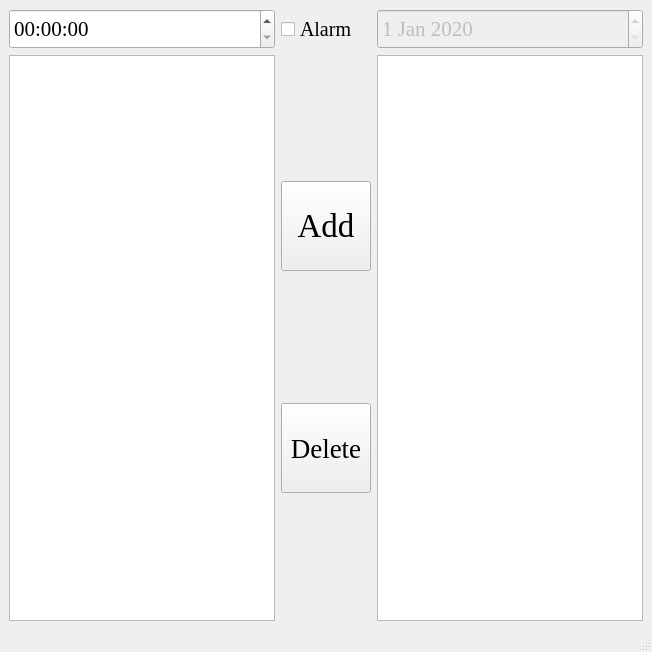
<?xml version="1.0" encoding="UTF-8"?>
<ui version="4.0">
 <class>MainWindow</class>
 <widget class="QMainWindow" name="MainWindow">
  <property name="geometry">
   <rect>
    <x>0</x>
    <y>0</y>
    <width>652</width>
    <height>652</height>
   </rect>
  </property>
  <property name="minimumSize">
   <size>
    <width>652</width>
    <height>652</height>
   </size>
  </property>
  <property name="windowTitle">
   <string>MyTimer</string>
  </property>
  <widget class="QWidget" name="centralwidget">
   <layout class="QGridLayout" name="gridLayout_2">
    <item row="0" column="0">
     <layout class="QGridLayout" name="gridLayout">
      <item row="1" column="2">
       <layout class="QVBoxLayout" name="verticalLayout">
        <item>
         <widget class="QPushButton" name="AddButton">
          <property name="sizePolicy">
           <sizepolicy hsizetype="Minimum" vsizetype="Fixed">
            <horstretch>0</horstretch>
            <verstretch>0</verstretch>
           </sizepolicy>
          </property>
          <property name="minimumSize">
           <size>
            <width>90</width>
            <height>90</height>
           </size>
          </property>
          <property name="baseSize">
           <size>
            <width>0</width>
            <height>0</height>
           </size>
          </property>
          <property name="font">
           <font>
            <family>Times New Roman</family>
            <pointsize>25</pointsize>
           </font>
          </property>
          <property name="autoFillBackground">
           <bool>false</bool>
          </property>
          <property name="text">
           <string>Add</string>
          </property>
          <property name="iconSize">
           <size>
            <width>20</width>
            <height>20</height>
           </size>
          </property>
          <property name="autoDefault">
           <bool>false</bool>
          </property>
          <property name="default">
           <bool>false</bool>
          </property>
          <property name="flat">
           <bool>false</bool>
          </property>
         </widget>
        </item>
        <item>
         <widget class="QPushButton" name="DeleteButton">
          <property name="sizePolicy">
           <sizepolicy hsizetype="Minimum" vsizetype="Fixed">
            <horstretch>0</horstretch>
            <verstretch>0</verstretch>
           </sizepolicy>
          </property>
          <property name="minimumSize">
           <size>
            <width>90</width>
            <height>90</height>
           </size>
          </property>
          <property name="font">
           <font>
            <family>Times New Roman</family>
            <pointsize>20</pointsize>
           </font>
          </property>
          <property name="text">
           <string>Delete</string>
          </property>
         </widget>
        </item>
       </layout>
      </item>
      <item row="0" column="1">
       <widget class="QTimeEdit" name="timeEdit">
        <property name="minimumSize">
         <size>
          <width>0</width>
          <height>40</height>
         </size>
        </property>
        <property name="font">
         <font>
          <family>Times New Roman</family>
          <pointsize>16</pointsize>
         </font>
        </property>
       </widget>
      </item>
      <item row="0" column="3">
       <widget class="QDateEdit" name="dateEdit">
        <property name="enabled">
         <bool>false</bool>
        </property>
        <property name="minimumSize">
         <size>
          <width>0</width>
          <height>40</height>
         </size>
        </property>
        <property name="font">
         <font>
          <family>Times New Roman</family>
          <pointsize>16</pointsize>
         </font>
        </property>
        <property name="dateTime">
         <datetime>
          <hour>0</hour>
          <minute>0</minute>
          <second>0</second>
          <year>2020</year>
          <month>1</month>
          <day>1</day>
         </datetime>
        </property>
        <property name="minimumDateTime">
         <datetime>
          <hour>0</hour>
          <minute>0</minute>
          <second>0</second>
          <year>2020</year>
          <month>1</month>
          <day>1</day>
         </datetime>
        </property>
       </widget>
      </item>
      <item row="0" column="2">
       <widget class="QCheckBox" name="AlarmBox">
        <property name="minimumSize">
         <size>
          <width>0</width>
          <height>40</height>
         </size>
        </property>
        <property name="font">
         <font>
          <family>Times New Roman</family>
          <pointsize>15</pointsize>
         </font>
        </property>
        <property name="text">
         <string>Alarm</string>
        </property>
       </widget>
      </item>
      <item row="1" column="1">
       <widget class="QListWidget" name="AddedList">
        <property name="font">
         <font>
          <family>Times New Roman</family>
          <pointsize>15</pointsize>
         </font>
        </property>
       </widget>
      </item>
      <item row="1" column="3">
       <widget class="QListWidget" name="StartedList">
        <property name="font">
         <font>
          <family>Times New Roman</family>
          <pointsize>15</pointsize>
         </font>
        </property>
       </widget>
      </item>
     </layout>
    </item>
   </layout>
  </widget>
  <widget class="QMenuBar" name="menubar">
   <property name="geometry">
    <rect>
     <x>0</x>
     <y>0</y>
     <width>652</width>
     <height>26</height>
    </rect>
   </property>
  </widget>
  <widget class="QStatusBar" name="statusbar"/>
 </widget>
 <resources/>
 <connections/>
</ui>
